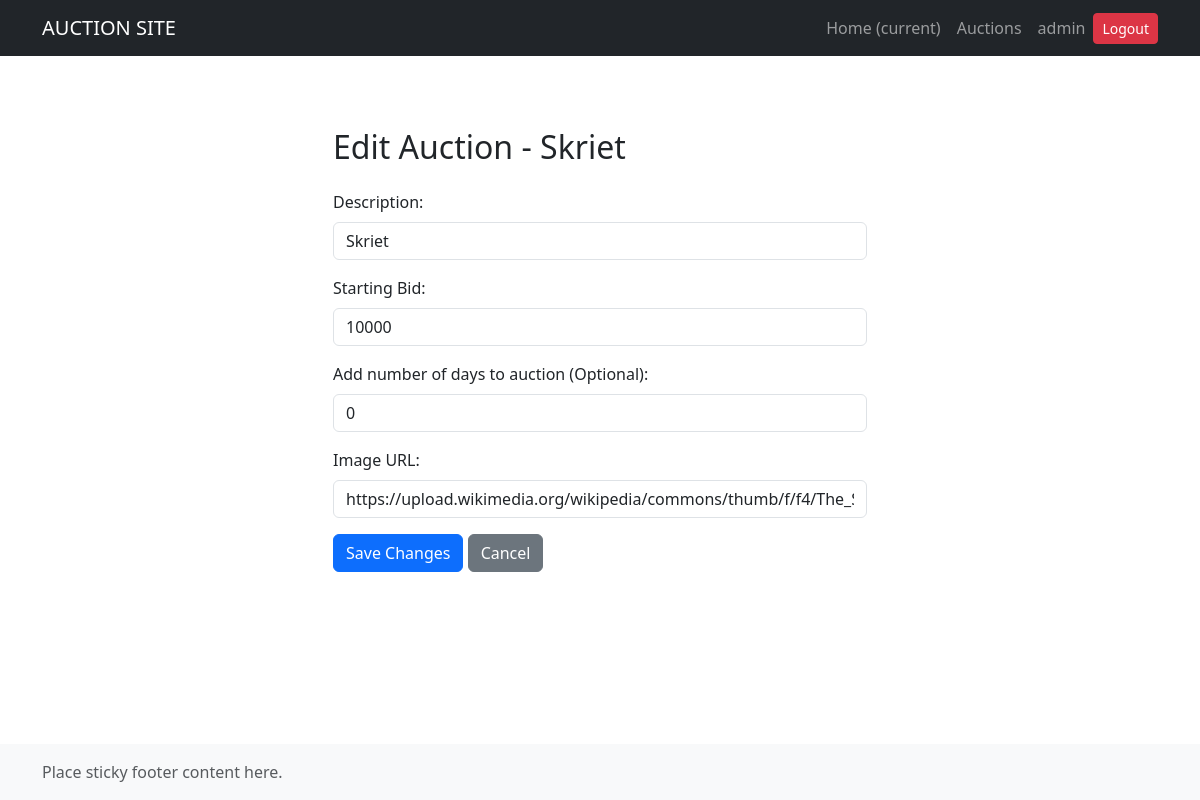
The page /admin/edit/1 (signed in) on the database as committed earlier.
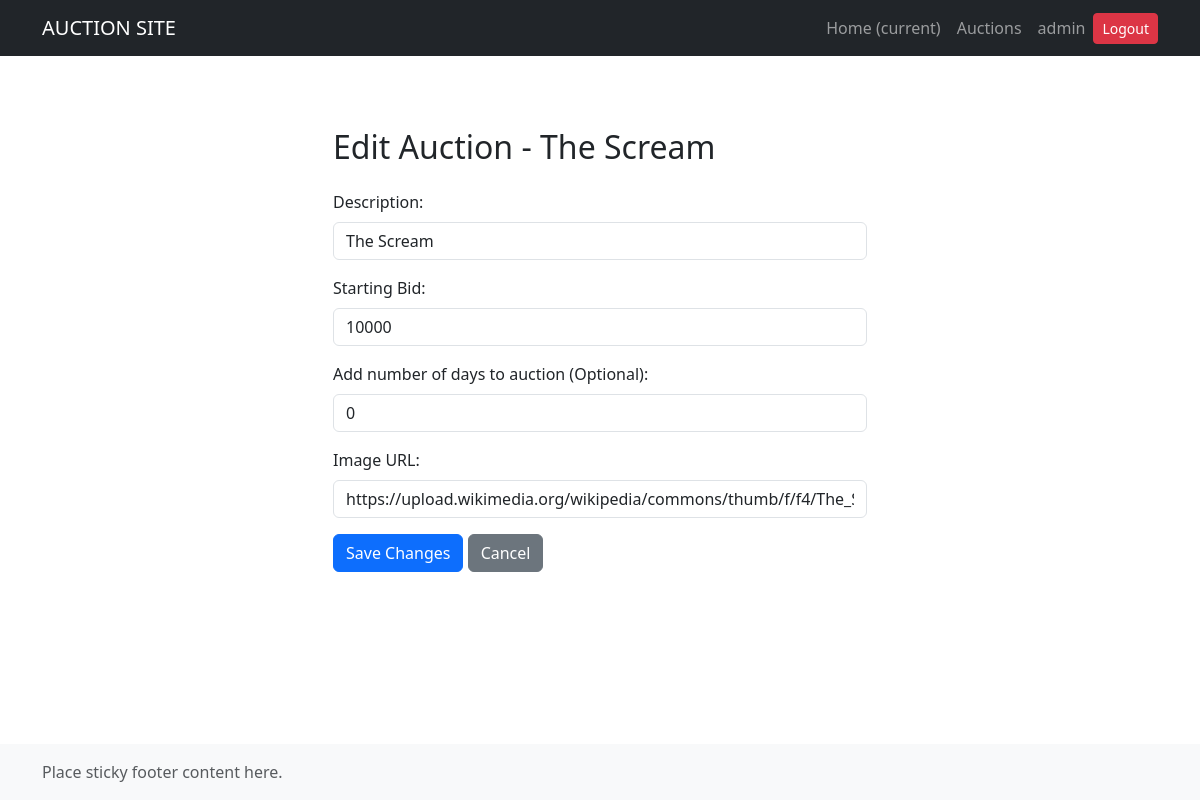
The same page on the database as committed later.
### app/myblueprints/login_bp/login_repository.py (models this page shows)
class User(UserMixin, Base):
    __tablename__ = 'users'
    id = Column(Integer, primary_key=True)
    username = Column(String(32), unique=True, nullable=False)
    email = Column(String(120), unique=True, nullable=False)
    password_hash = Column(String(128), nullable=False)
    role = Column(String, default='user')  # 'admin' if admin, 'superuser' if superuser (NOT CURRENTLY IN USE), 'user' otherwise
    @property
    def is_admin(self):
        return self.role == 'admin'

### app/myblueprints/auctions_bp_sqlalchemy/auction_repository.py (models this page shows)
class Auction(Base):
    __tablename__ = 'auctions'
    id = Column(Integer, primary_key=True)
    description = Column(String, nullable=False)
    starting_bid = Column(Integer, nullable=False)
    highest_bid = Column(Integer, nullable=True)
    end_time = Column(DateTime, nullable=False)
    image_url = Column(String(128), nullable=True)
    likes = Column(Integer, default=0)
    dislikes = Column(Integer, default=0)
    bids = relationship("Bid", back_populates="auction", cascade="all, delete-orphan")

### app/myblueprints/auctions_bp_sqlalchemy/auctions_bp_sqlalchemy.py (the view)
@auctions_bp_sqlalchemy.route('/edit/<int:auction_id>', methods=['GET'])
@login_required
def edit_auction(auction_id):
    if not current_user.is_admin:
        flash("You must be logged in as admin to access this page.", "error")
        return redirect(url_for('login_bp.login'))
    auction = auctions_repo.find_by_id(auction_id)
    if auction:
        return render_template('edit_auction_form.html', auction=auction)
    else:
        return jsonify({"message": "Auction not found"}), 404

### app/flask_app.py (called while the page is built)
def skapa_app():
    app = Flask(__name__)
    bcrypt = Bcrypt(app)
    app.config['SECRET_KEY'] = '86cff1dfb45dcaec470c4b3dfcfe6ee6'   # Behöv för att sessions/inloggning ska vara säkert
    app.config['DB_URI'] = 'sqlite:///auctions_sqlalchemy.db'  # Databasens plats
    registrera_blueprints(app)
    create_routes(app)
    login_manager = LoginManager()
    login_manager.init_app(app)
    login_manager.login_view = 'login_bp.login'
    bcrypt = Bcrypt(app)
    @login_manager.user_loader
    def load_user(user_id):
        from .myblueprints.login_bp.login_repository import UserRepository
        user_repo = UserRepository()
        return user_repo.find_by_id(int(user_id))
    return app

### app/myblueprints/auctions_bp_sqlalchemy/auction_repository.py (called while the page is built)
    def find_by_id(self, auction_id: int) -> Optional[Auction]:
        with self.Session() as session:
            return session.query(Auction).filter_by(id=auction_id).first()

### app/myblueprints/login_bp/login_repository.py (called while the page is built)
    def get_all(self) -> List[User]:
        with self.Session() as session:
            users = session.query(User).all()
            return users

    def find_by_id(self, user_id: int) -> Optional[User]:
        with self.Session() as session:
            user = session.query(User).filter_by(id=user_id).first()
            return user

### app/myblueprints/auctions_bp_sqlalchemy/templates/edit_auction_form.html (shortened to what this page needs)
{% extends 'base_flask.html' %}
{% block content %}
<div class="container mt-5">
    <div class="row justify-content-center">
        <div class="col-md-6">
            <h2 class="mb-4">Edit Auction - {{ auction.description }}</h2>
            <form action="{{ url_for('auctions_bp_sqlalchemy.update_auction', auction_id=auction.id) }}" method="post">
                <div class="mb-3">
                    <label for="description" class="form-label">Description:</label>
                    <input type="text" class="form-control" id="description" name="description" value="{{ auction.description }}" required>
                </div>
                <div class="mb-3">
                    <label for="starting_bid" class="form-label">Starting Bid:</label>
                    <input type="number" class="form-control" id="starting_bid" name="starting_bid" value="{{ auction.starting_bid }}" required>
                </div>
                <div class="mb-3">
                    <label for="duration" class="form-label">Add number of days to auction (Optional):</label>
                    <input type="number" class="form-control" id="duration" name="duration" value="0">
                </div>
                <div class="mb-3">
                    <label for="image_url" class="form-label">Image URL:</label>
                    <input type="text" class="form-control" id="image_url" name="image_url" value="{{ auction.image_url }}">
                </div>
                <button type="submit" class="btn btn-primary">Save Changes</button>
                <a href="{{ url_for('auctions_bp_sqlalchemy.get_all_auctions') }}" class="btn btn-secondary">Cancel</a>
            </form>
        </div>
    </div>
</div>
{% endblock %}

### app/templates/base_flask.html (shortened to what this page needs)
<!DOCTYPE html>
<html lang="sv">
  <head>
    <link
      href="https://cdn.jsdelivr.net/npm/bootstrap@5.3.8/dist/css/bootstrap.min.css"
      rel="stylesheet"
    />
    <link rel="stylesheet" href="https://cdn.jsdelivr.net/npm/bootstrap-icons@1.13.1/font/bootstrap-icons.min.css">
    <link rel="stylesheet" href="{{ url_for('static', filename='css/main.css') }}" />
  </head>
  <body class="d-flex flex-column min-vh-100">
    <header>
      <nav class="navbar navbar-expand-md navbar-dark bg-dark">
        <div class="container">
          <a class="navbar-brand" href="{{ url_for('index') }}">AUCTION SITE</a>
          <div class="collapse navbar-collapse" id="navbarsExample04">
            <ul class="navbar-nav ms-auto align-items-center">
              <li class="nav-item active">
                <a class="nav-link" href="{{ url_for('index') }}"
                  >Home <span class="sr-only">(current)</span></a
                >
              </li>
              <li class="nav-item">
                <a
                  class="nav-link"
                  href="{{ url_for('auctions_bp_sqlalchemy.get_all_auctions') }}"
                  >Auctions</a
                >
              </li>
                {% if current_user.is_authenticated %}
                <li class="nav-item">
                <a class="nav-link" href="{{ url_for('login_bp.secret') }}">
                  {{ current_user.username }}
                </a>
                </li>
                <li class="nav-item">
                <a type="button"class="btn btn-danger btn-sm my-auto"
                  href="{{ url_for('login_bp.logout') }}">
                  Logout
                </a>
                </li>
                {% else %}
                <a class="nav-link" href="{{ url_for('login_bp.login') }}"
                  >Login</a
                >
                {% endif %}
            </ul>
          </div>
        </div>
      </nav>
    </header>
    <main class="container my-4">
       {% block content %}{% endblock %}
    </main>
    <footer class="footer mt-auto py-3 bg-body-tertiary">
      <div class="container">
        <span class="text-body-secondary"
          >Place sticky footer content here.</span
        >
      </div>
    </footer>
  </body>
</html>

Rows that differ between the two databases and show on the page:
changed Auction: description "Skriet" → "The Scream"
